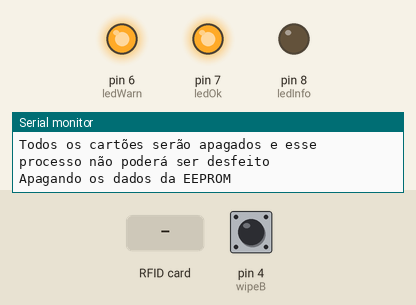
Bench run of a sketch on a simulated Arduino Uno, built with avr-gcc and run on an emulated ATmega328P. On the bench: output pins drawn as LEDs (lit = HIGH), the last lines printed to the serial monitor. Dashed ring = blinking. The inputs (shaded band) are chosen by the test bench; at power-on: pin 4 (wipeB) HIGH. EEPROM starts erased; pins used as bus, display or sensor lines are not drawn.

Above: at 18.0 s.
18.1 s: RFID card 5E 7A 19 C4 held to the reader
At 18.7 s:
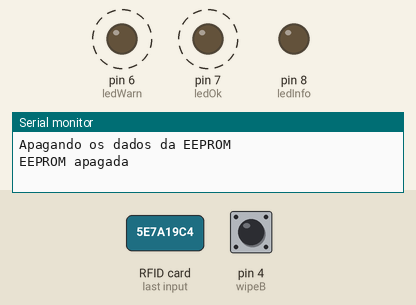
At 19.8 s:
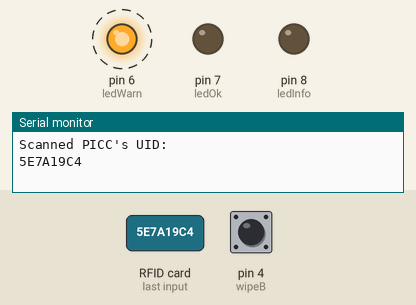
22.7 s: RFID card 5E 7A 19 C4 held to the reader
At 25.8 s:
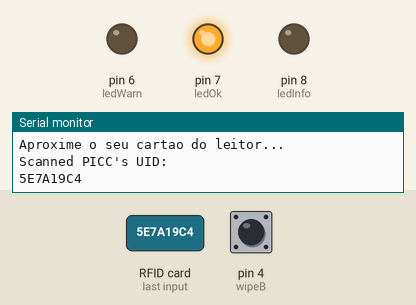
Timing chart, 0 to 27.3 s (numbered marks = the images above; inputs shaded):
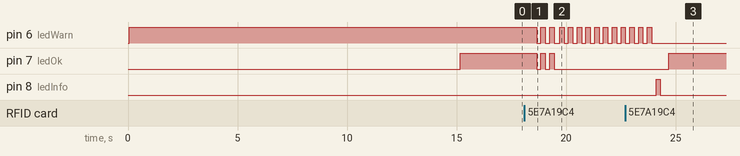

Measured:
- after the input at 18.1 s, pin 8 (ledInfo): stops changing and stays LOW
- after the input at 22.7 s, pin 7 (ledOk): LOW → HIGH after 2.0 s
- by itself, pin 6 (ledWarn): alternates HIGH for 0.20 s and LOW for 0.20 s, 7 changes in all, then stays LOW
- by itself, pin 7 (ledOk): alternates HIGH for 0.20 s and LOW for 0.20 s, 5 changes in all, then stays LOW

The sketch:

nfc-eeprom.ino
```cpp
#include <EEPROM.h>
#include <MFRC522.h>
#include <SPI.h>

#define SS_PIN 10
#define RST_PIN 9
MFRC522 mfrc522(SS_PIN, RST_PIN);  // Create MFRC522 instance.

const int ledInfo = 8;
const int ledOk = 7;
const int ledWarn = 6;
const int wipeB = 4;

boolean equal = false;

int successRead;  // variable integer to keep if we have successful read from
                  // reader

byte readCard[4];    // stores scanned ID read from rfid module
byte masterCard[4];  // stores master card's ID read from EEPROM

void setup() {
  Serial.begin(9600);  // Inicia a serial
  SPI.begin();         // Inicia  SPI bus
  mfrc522.PCD_Init();  // Inicia MFRC522

  ShowReaderDetails();

  // Configuração dos pinos do arduino
  pinMode(ledOk, OUTPUT);
  pinMode(ledWarn, OUTPUT);
  pinMode(ledInfo, OUTPUT);
  pinMode(wipeB, INPUT_PULLUP);

  // garantindo que tudo estará desligado enquanto o arduino reseta ou durante a
  // inicialização
  digitalWrite(ledOk, LOW);
  digitalWrite(ledWarn, LOW);
  digitalWrite(ledInfo, LOW);

  // se o botão for pressionado durante a inicialização do arduino, a EEPROM
  // será apagada
  if (digitalRead(wipeB) == HIGH) {
    digitalWrite(ledWarn, HIGH);
    Serial.println(F("Botão de reset pressionado"));
    Serial.println(F("Você tem 15 segundos para cancelar"));
    Serial.println(
        F("Todos os cartões serão apagados e esse processo não poderá ser "
          "desfeito"));
    delay(15000);
    if (digitalRead(wipeB) == HIGH) {
      digitalWrite(ledOk, HIGH);
      Serial.println(F("Apagando os dados da EEPROM"));
      for (int x = 0; x < EEPROM.length(); x++) {
        if (EEPROM.read(x) == 0) {
          /* não faz nada, o endereço já está limpo. Vai para o próximo endereço
           para reduzir o tempo e economizar ciclos de I/O na EEPROM */
        } else {
          EEPROM.write(x, 0);  // se não escreve 0 para limpar. Isso leva 3.3ms
        }
      }
      Serial.println(F("EEPROM apagada"));
      digitalWrite(ledOk, LOW);
      digitalWrite(ledWarn, LOW);
      delay(200);
      digitalWrite(ledOk, HIGH);
      digitalWrite(ledWarn, HIGH);
      delay(200);
      digitalWrite(ledOk, LOW);
      digitalWrite(ledWarn, LOW);
      delay(200);
      digitalWrite(ledOk, HIGH);
      digitalWrite(ledWarn, HIGH);
      delay(200);
      digitalWrite(ledOk, LOW);
      digitalWrite(ledWarn, LOW);
      delay(200);
    } else {
      Serial.println(F("Processo cancelado"));
      digitalWrite(ledWarn, LOW);
    }
  }

  /* Checa se há um master card definido, caso não deixa o usuário escolher um
    master card. Isso é eficiente para redefinir o master card. You can keep
    other EEPROM records just write other than 143 to EEPROM address 1 EEPROM
    address 1 should hold magical number which is '143'
  */
  if (EEPROM.read(1) != 143) {
    Serial.println(F("Não há master card definido"));
    Serial.println(F("Escaneie um cartão para definí-lo como master card"));
    do {
      successRead = getID();  // sets successRead to 1 when we get read from
                              // reader otherwise 0
      digitalWrite(ledInfo, HIGH);  // Visualize Master Card need to be defined
      delay(200);
      digitalWrite(ledInfo, LOW);
      delay(200);
    } while (!successRead);  // Program will not go further while you not get a
                             // successful read
    for (int j = 0; j < 4; j++) {
      EEPROM.write(2 + j, readCard[j]);
    }
    EEPROM.write(1, 143);
    Serial.println(F("Master card definido"));
  }
  Serial.println(F("--------------------------"));
  Serial.println(F("Master Card UID"));
  for (int k = 0; k < 4; k++) {          // read master card's UID from EEPROM
    masterCard[k] = EEPROM.read(2 + k);  // write it to masterCard
    Serial.print(masterCard[k], HEX);
  }

  Serial.println("");
  Serial.println(F("-----------------------"));
  Serial.println(F("Sistema pronto"));
  Serial.println(F("Aguardando o cartão ser escaneado"));

  Serial.println("Aproxime o seu cartao do leitor...");
  Serial.println();
}

void loop() {
  getID();
}

void denied() {
  for (int i = 0; i <= 10; i++) {
    digitalWrite(ledWarn, HIGH);
    delay(200);
    digitalWrite(ledWarn, LOW);
    delay(200);
  }
}

int getID() {
  // Getting ready for Reading PICCs
  if (!mfrc522.PICC_IsNewCardPresent()) {  // If a new PICC placed to RFID
                                           // reader continue
    equal = false;
    return 0;
  }
  if (!mfrc522.PICC_ReadCardSerial()) {  // Since a PICC placed get Serial and
                                         // continue
    equal = false;
    return 0;
  }
  // There are Mifare PICCs which have 4 byte or 7 byte UID care if you use 7
  // byte PICC I think we should assume every PICC as they have 4 byte UID Until
  // we support 7 byte PICCs
  Serial.println(F("Scanned PICC's UID:"));
  for (int i = 0; i < 4; i++) {  //
    readCard[i] = mfrc522.uid.uidByte[i];
    Serial.print(readCard[i], HEX);
  }
  Serial.println("");
  mfrc522.PICC_HaltA();  // Stop reading

  for (int i = 0; i < 4; i++) {
    if (readCard[i] != masterCard[i]) {
      equal = false;
      denied();
      break;  // no equal
    }
    equal = true;
    digitalWrite(ledOk, HIGH);
    digitalWrite(ledWarn, LOW);
  }
  return 1;
}

void ShowReaderDetails() {
  // Get the MFRC522 software version
  byte v = mfrc522.PCD_ReadRegister(mfrc522.VersionReg);
  Serial.print(F("MFRC522 Software Version: 0x"));
  Serial.print(v, HEX);
  if (v == 0x91)
    Serial.print(F(" = v1.0"));
  else if (v == 0x92)
    Serial.print(F(" = v2.0"));
  else
    Serial.print(F(" (unknown),probably a chinese clone?"));
  Serial.println("");
  // When 0x00 or 0xFF is returned, communication probably failed
  if ((v == 0x00) || (v == 0xFF)) {
    Serial.println(F(
        "WARNING: Communication failure, is the MFRC522 properly connected?"));
    Serial.println(F("SYSTEM HALTED: Check connections."));
    while (true)
      ;  // do not go further
  }
}
```
